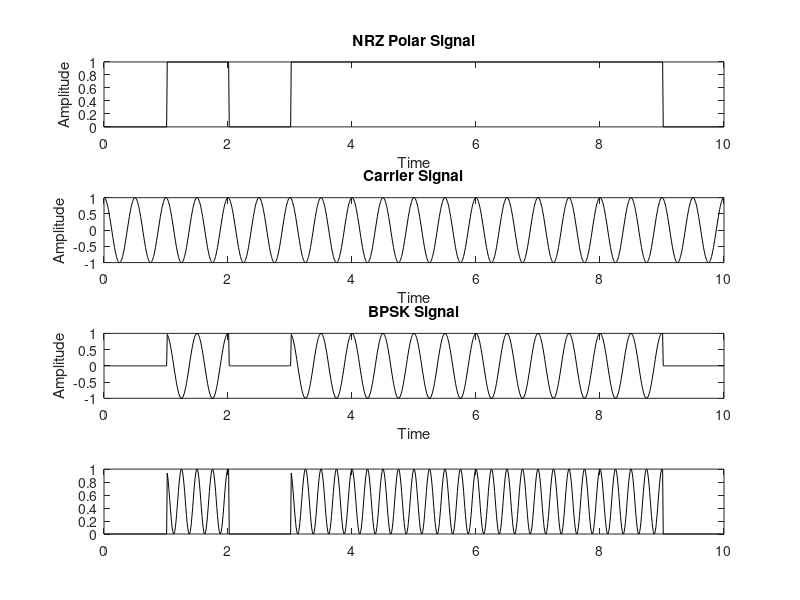

MATLAB code to generate this figure: (Note: this script raises an error after producing the figure.)
clc;
clear all;

N=10;
disp('Input Message Sequence: ');
n=randi([0 1],1,N);

%Bit to symbol mapping

for ii=1:N
    if n(ii)==1;
	    nn(ii)=1;
	else
		nn(ii)=0;
	end	
end	

%Pulse Shaping 
S=100;
i=1;
t=0:1/S:N;
for j=1:length(t)
	if t(j)<=i;
		m(j)=nn(i);
	else
		m(j)=nn(i);
		i=i+1;
	end
end

subplot(411);
plot(t,m,'k-');
xlabel('Time');
ylabel('Amplitude');
title('NRZ Polar Signal');

c=cos(2*pi*2*t);
subplot(412);
plot(t,c,'k-');
xlabel('Time');
ylabel('Amplitude');
title('Carrier Signal');


x=m.*c;
subplot(413);
plot(t,x,'k-');
xlabel('Time');
ylabel('Amplitude');
title('BPSK Signal');

%Coherant Detection and Reconstruction

y=x;
y1=y.*c;
subplot(414);
plot(t,y1,'k-');

%Integrator Output
int_op=[];

for ii=0:S:length(y1)-S;
 int_o=(1/S)*trapz(y1(ii+1:ii+S));
 int_op=[int_op int_o];
end

%Hard decision decoding
disp('Detected Bits:')
det=(round(int_op,1)>=0)

%BER Computation
ber=sum(n~=det)/N





	